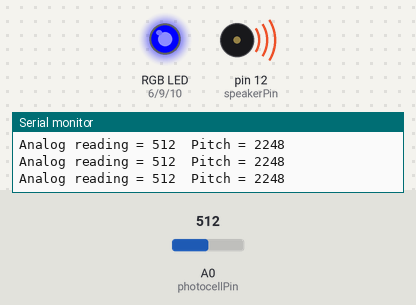
A sketch run on a simulated Arduino Uno, built with avr-gcc and run on an emulated ATmega328P. Parts: an RGB LED mixed from three pins (HIGH = lit), buzzer (waves = sounding), the last lines printed to the serial monitor. The test bench sets the inputs (shaded band); at power-on: A0 (photocellPin) = 512.

Above: at 1.2 s.
1.3 s: A0 (photocellPin) set to 462
At 2.4 s:
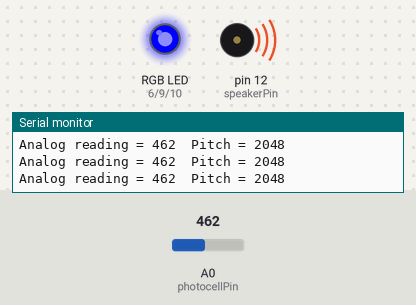
4.3 s: A0 (photocellPin) set to 439
At 4.7 s:
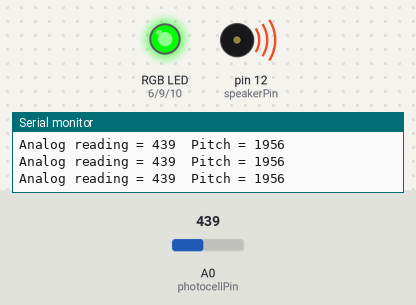
5.8 s: A0 (photocellPin) set to 216
At 6.8 s:
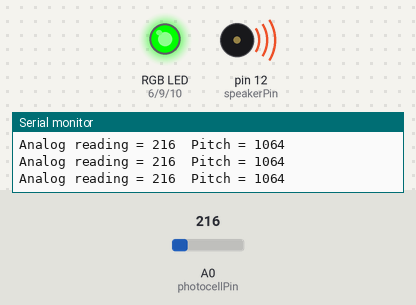
8.8 s: A0 (photocellPin) set to 193
At 9.8 s:
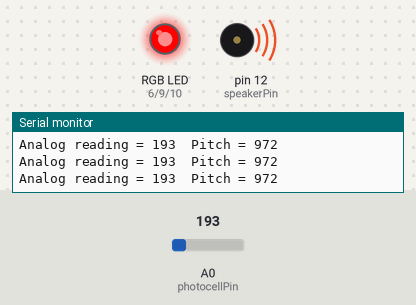
Timing chart, 0 to 11.3 s (numbered marks = the images above; inputs shaded):
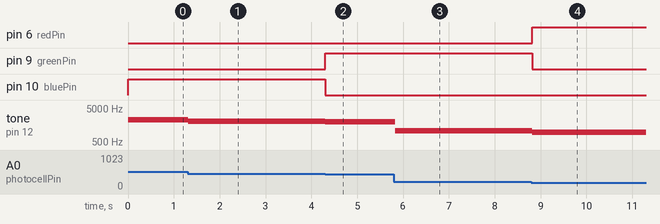

Measured:
- the behaviour switches between 451 and 450 on A0 (photocellPin) (found by bisection; images 1 and 2)
- the behaviour switches between 201 and 200 on A0 (photocellPin) (found by bisection; images 3 and 4)
- after the input at 1.3 s, tone on pin 12 (speakerPin): 2248 Hz → 2048 Hz at once
- after the input at 4.3 s, pin 9 (greenPin): LOW → HIGH at once; pin 10 (bluePin): HIGH → LOW at once; tone on pin 12 (speakerPin): 2048 Hz → 1956 Hz at once
- after the input at 5.8 s, tone on pin 12 (speakerPin): 1956 Hz → 1064 Hz at once
- after the input at 8.8 s, pin 6 (redPin): LOW → HIGH at once; pin 9 (greenPin): HIGH → LOW at once; tone on pin 12 (speakerPin): 1064 Hz → 972 Hz at once

The sketch:

07-Theremin_RGB.ino
```cpp
/*
Pseudo Thermin
Outputs a color of the RGB depending on the range of frequency:
  <1000 Hz        RED
  1000-2000 Hz    GREEN
  >2000 Hz        BLUE
*/

int speakerPin = 12;
int photocellPin = 0;
int redPin = 6;
int greenPin = 9;
int bluePin = 10;

void setup()
{
  pinMode(redPin, OUTPUT);
  pinMode(greenPin, OUTPUT);
  pinMode(bluePin, OUTPUT);
  Serial.begin(9600);
}

void loop()
{
  int photocellReading = analogRead(photocellPin);
  int pitch = 200 + photocellReading*4 ; // Factor 4 allows to cover the range 1000-3000 Hz for typical lighting in the training room (input 150-700 from LDR)
  tone(speakerPin, pitch);
  if(pitch <= 1000) setColor(255, 0, 0);  // red
  else if (pitch > 1000 and pitch <= 2000) setColor(0, 255, 0);  // green
  else if (pitch > 2000) setColor(0, 0, 255);  // blue

  Serial.print("Analog reading = ");
  Serial.print(photocellReading);     // the raw analog reading
  Serial.print("\tPitch = ");
  Serial.println(pitch);
  //delay(10);
  //noTone(speakerPin);
  //delay(1000);
}

void setColor(int red, int green, int blue)
{
  analogWrite(redPin, red);
  analogWrite(greenPin, green);
  analogWrite(bluePin, blue);
}
```
